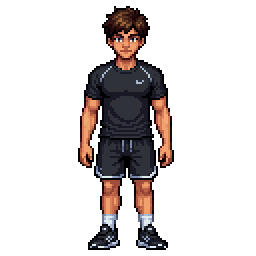
#> input picture herramientas/pixellab_extra/atleta_south_original_fit.png, 128 x 128 px (shown 2 times larger)
$ python ilus_gemini.py pixellab_extra/atleta_south_original_fit.png out.png 5
#> lines starting #> are read from the running program, lines starting #| are printed output that depends on the picture
"""Daily 2.2.1 · portadas nuevas hechas con Gemini Pro (con daily_camino y daily_biblioteca de referencia de estilo).
python3 herramientas/ilus_gemini.py entrada.png daily_clave [ancho]
Busca la grilla de píxeles del dibujo, toma la mediana de cada celda (píxel limpio), recorta a la proporción de las
portadas (320×184), deja ~44 colores sin tramado (como las de PixelLab) y guarda assets/ilus/daily_clave.png."""
import sys, numpy as np
from PIL import Image

def grilla(a):
    g = a.astype(int).sum(2)
    dx = (np.abs(np.diff(g, axis=1)) > 30).sum(0).astype(float)
    dy = (np.abs(np.diff(g, axis=0)) > 30).sum(1).astype(float)
    mejor = (0, None)
    for s10 in range(30, 130):            # tamaño de celda de 3,0 a 12,9 px (de a 0,1)
        s = s10 / 10
        for v in (dx,):
            pos = np.arange(len(v))
            fase = (pos + 1) % s
            # energía de bordes que cae cerca de un múltiplo de s, para la mejor fase
            for f10 in range(0, int(s * 10), 3):
                f = f10 / 10
                d = np.abs(((pos + 1 - f) % s) - 0)
                d = np.minimum(d, s - d)
                sc = v[d < 0.5].sum() / max(1, v.sum()) - (1 / s)
                if sc > mejor[0]:
                    mejor = (sc, (s, f))
    return mejor

def limpiar(src, W=None):
#> called with W = 5
    im = Image.open(src).convert("RGB"); a = np.array(im)
#> after `im = Image.open(src).convert('RGB')`:
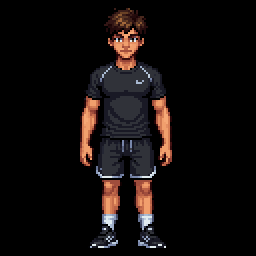
#> im: PIL image 128x128 RGB (shown 2 times larger); mean R, G, B 16.7, 12.2, 11.6
    sc, sf = grilla(a)
#> in grilla, `g = a.astype(int).sum(2)`:
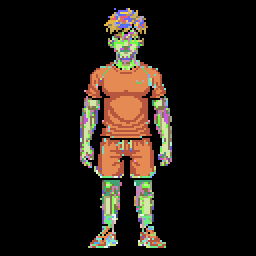
#> g: shape (128, 128) int64 (shown 2 times larger); 46 distinct labels, from 0 to 698; one colour per label, 0 black
#> in grilla, `dx = (np.abs(np.diff(g, axis=1)) > 30).sum(0).astype(float)`: dx = 127 values, max 57 at index 50, min 0 at index 0, mean 13.82
#> in grilla, `dy = (np.abs(np.diff(g, axis=0)) > 30).sum(1).astype(float)`: dy = 127 values, max 29 at index 68, min 0 at index 0, mean 12.11
#> sc = 0.0375; sf = (4.9, 1.5)
    H0, W0 = a.shape[:2]
#> H0 = 128; W0 = 128
    if sf and sc > 0.25:
        s, f = sf
        nx = int((W0 - f) // s); ny = int((H0 - f) // s)
        out = np.zeros((ny, nx, 3), np.uint8)
        for j in range(ny):
            y0 = int(f + j * s); y1 = max(y0 + 1, int(f + (j + 1) * s))
            for i in range(nx):
                x0 = int(f + i * s); x1 = max(x0 + 1, int(f + (i + 1) * s))
                c = a[y0 + (y1 - y0) // 4: y1 - (y1 - y0) // 4 or y1, x0 + (x1 - x0) // 4: x1 - (x1 - x0) // 4 or x1].reshape(-1, 3)
                out[j, i] = np.median(c, 0)
        sm = Image.fromarray(out)
    else:
        sm = im.resize((W or 320, round((W or 320) * H0 / W0)), Image.BOX)
    # recorte a 320:184
    w, h = sm.size; r = 320 / 184
#> after `w, h = sm.size`: w = 5; h = 5
    if w / h > r: nw = round(h * r); sm = sm.crop(((w - nw) // 2, 0, (w - nw) // 2 + nw, h))
    else: nh = round(w / r); sm = sm.crop((0, (h - nh) // 2, w, (h - nh) // 2 + nh))
#> after `nh = round(w / r)`: nh = 3
    if W and sm.size[0] != W: sm = sm.resize((W, round(W / r)), Image.NEAREST)
    q = sm.quantize(colors=44, method=Image.Quantize.MEDIANCUT, dither=Image.Dither.NONE).convert("RGB")
    return q, sc, sf

if __name__ == "__main__":
    q, sc, sf = limpiar(sys.argv[1], int(sys.argv[3]) if len(sys.argv) > 3 else None)
#> sc = 0.0375; sf = (4.9, 1.5)
    q.save("assets/ilus/" + sys.argv[2] + ".png", optimize=True)
    print(sys.argv[2], q.size, "grilla", sf, round(sc, 2))
#| out.png (5, 3) grilla (4.9, 1.5) 0.04
